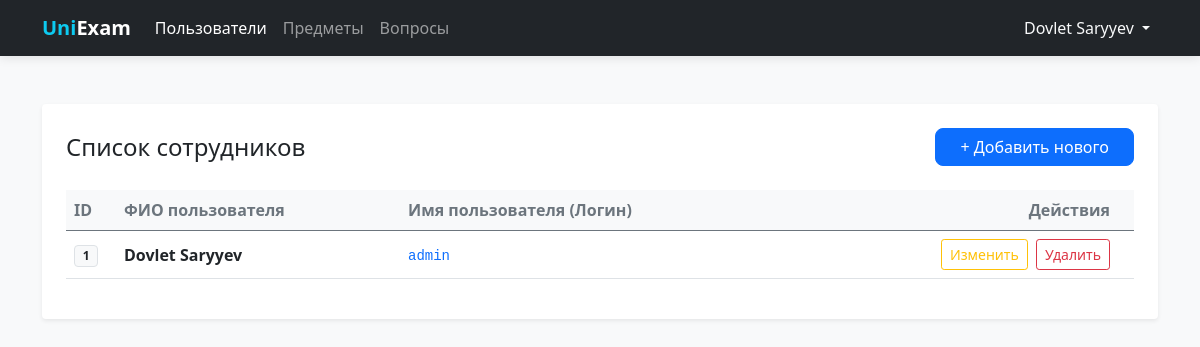
Page /users/ (signed in) on the earlier database version.
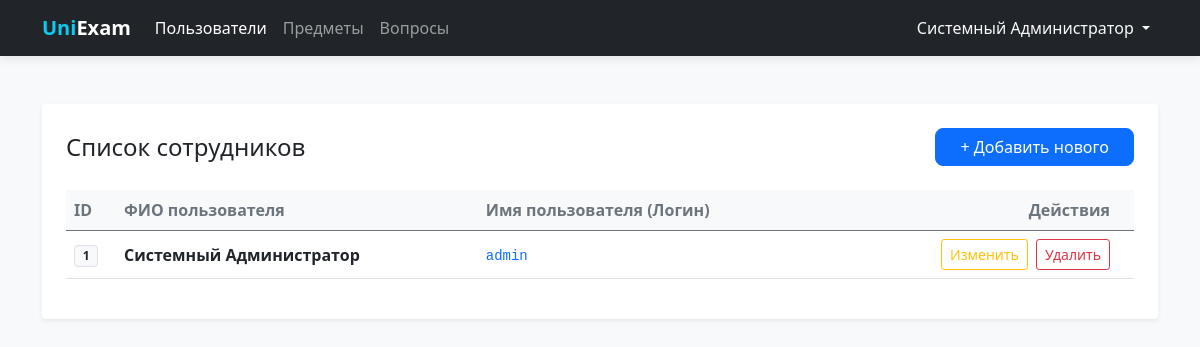
Same page on the later database version.
### tables this page shows
CREATE TABLE users (
    id INTEGER PRIMARY KEY AUTOINCREMENT,
    full_name TEXT NOT NULL,
    username TEXT UNIQUE NOT NULL,
    password TEXT NOT NULL
);

### routes/users.py (the view)
@users_bp.route('/')
@login_required
def index():
    db = get_db_connection()
    users = db.execute('SELECT id, full_name, username FROM users').fetchall()
    db.close()
    return render_template('users/list.html', users=users)

### database.py (called while the page is built)
def get_db_connection():
    conn = sqlite3.connect(DATABASE)
    conn.row_factory = sqlite3.Row  # Позволяет обращаться к полям по именам
    return conn

### templates/users/list.html (shortened to what this page needs)
{% extends 'base.html' %}
{% block content %}
<div class="main-card shadow-sm p-4 bg-white rounded">
    <div class="d-flex justify-content-between align-items-center mb-4">
        <h2 class="h4 mb-0">Список сотрудников</h2>
        <a href="{{ url_for('users.create') }}" class="btn btn-primary px-4">
             + Добавить нового
        </a>
    </div>
    <div class="table-responsive">
        <table class="table table-hover align-middle">
            <thead class="table-light text-secondary">
                <tr>
                    <th style="width: 50px;">ID</th>
                    <th>ФИО пользователя</th>
                    <th>Имя пользователя (Логин)</th>
                    <th class="text-end px-4">Действия</th>
                </tr>
            </thead>
            <tbody>
                {% for user in users %}
                <tr>
                    <td><span class="badge bg-light text-dark border">{{ user.id }}</span></td>
                    <td><strong>{{ user.full_name }}</strong></td>
                    <td><code class="text-primary">{{ user.username }}</code></td>
                    <td class="text-end px-4">
                        <a href="{{ url_for('users.edit', id=user.id) }}" class="btn btn-sm btn-outline-warning me-1">
                            Изменить
                        </a>
                        <form action="{{ url_for('users.delete', id=user.id) }}" method="POST" class="d-inline">
                            <button type="submit" class="btn btn-sm btn-outline-danger"
                                onclick="return confirm('Вы уверены, что хотите безвозвратно удалить этого пользователя?')">
                                Удалить
                            </button>
                        </form>
                    </td>
                </tr>
                {% else %}
                <tr>
                    <td colspan="4" class="text-center py-4 text-muted">
                        Пользователей пока нет. Нажмите "Добавить", чтобы создать первого.
                    </td>
                </tr>
                {% endfor %}
            </tbody>
        </table>
    </div>
</div>
{% endblock %}

### templates/base.html (shortened to what this page needs)
<!DOCTYPE html>
<html lang="ru">
<head>
    <link rel="stylesheet" href="{{ url_for('static', filename='css/bootstrap.min.css') }}">
</head>
<body>
    <nav class="navbar navbar-expand-lg navbar-dark bg-dark">
        <div class="container">
            <a class="navbar-brand fw-bold" href="/">
                <span class="text-info">Uni</span>Exam
            </a>
            <div class="collapse navbar-collapse" id="navbarNav">
                <ul class="navbar-nav me-auto">
                    {% if current_user.is_authenticated %}
                    <li class="nav-item">
                        <a class="nav-link {{ 'active' if request.endpoint == 'users.index' }}"
                            href="{{ url_for('users.index') }}">Пользователи</a>
                    </li>
                    <li class="nav-item">
                        <a class="nav-link" href="{{ url_for('subjects.index') }}">Предметы</a>
                    </li>
                    <li class="nav-item">
                        <a class="nav-link" href="{{ url_for('questions.index') }}">Вопросы</a>
                    </li>
                    {% endif %}
                </ul>
                <ul class="navbar-nav">
                    {% if current_user.is_authenticated %}
                    <li class="nav-item dropdown">
                        <a class="nav-link dropdown-toggle text-light" href="#" id="userDropdown" role="button"
                            data-bs-toggle="dropdown">
                            {{ current_user.full_name }}
                        </a>
                    </li>
                    {% else %}
                    <li class="nav-item">
                        <a class="nav-link" href="{{ url_for('auth.login') }}">Войти</a>
                    </li>
                    {% endif %}
                </ul>
            </div>
        </div>
    </nav>
    <div class="container">
        {% block content %}{% endblock %}
    </div>
</body>
</html>

Differences in the rows shown:
changed users "admin": full_name "Dovlet Saryyev" → "Системный Администратор"
